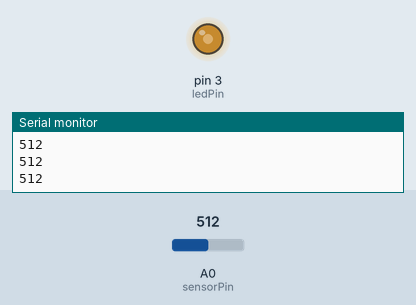
A sketch run on a simulated Arduino Uno, built with avr-gcc and run on an emulated ATmega328P. On the bench: output pins drawn as LEDs (lit = HIGH), the last lines printed to the serial monitor. Inputs (shaded band) come from the test bench; at power-on: A0 (sensorPin) = 512.

Above: at 1.2 s.
1.3 s: A0 (sensorPin) set to 306
At 2.1 s:
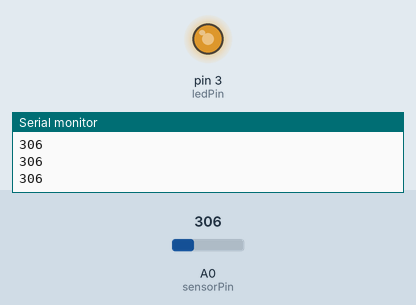
2.8 s: A0 (sensorPin) set to 122
At 3.4 s:
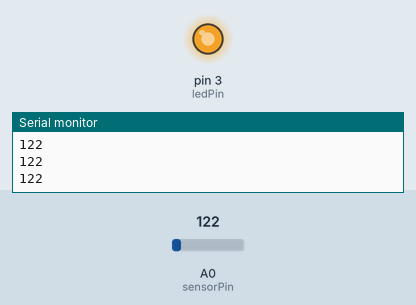
4.3 s: A0 (sensorPin) set to 900
At 5.5 s:
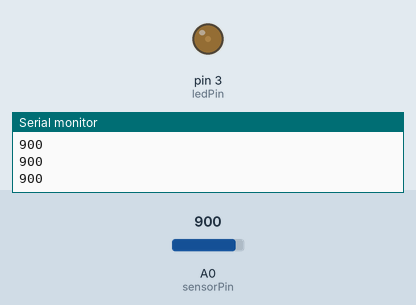
5.8 s: A0 (sensorPin) set to 1023
At 6.9 s:
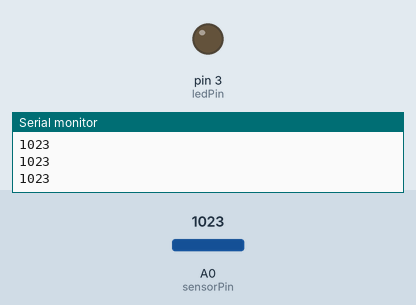
7.3 s: A0 (sensorPin) set to 511
At 7.9 s:
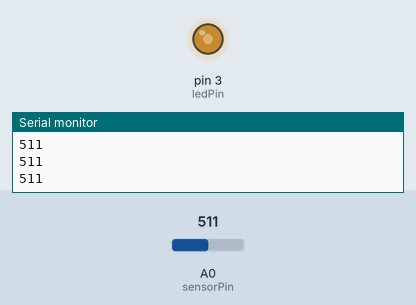
Timing chart, 0 to 9.8 s (numbered marks = the images above; inputs shaded):
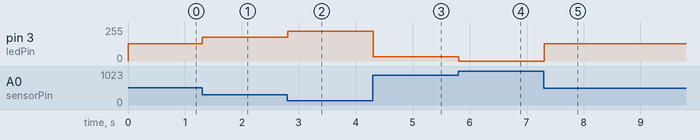

Measured:
- after the input at 1.3 s, pin 3 (ledPin): 128/255 → 179/255 at once
- after the input at 2.8 s, pin 3 (ledPin): 179/255 → 225/255 at once
- after the input at 4.3 s, pin 3 (ledPin): 225/255 → 31/255 at once
- after the input at 5.8 s, pin 3 (ledPin): 31/255 → 0/255 at once
- after the input at 7.3 s, pin 3 (ledPin): 0/255 → 128/255 at once

The sketch:

_03_AnalogRead.ino
```cpp
/*
  Analog In, LED and Serial Out

  Behavior:
  Reads an analog input on indicated pin, prints the result to the serial
  monitor.

  Circuit:
  * Pin 3: LED, anode to microcontroller, 330 Ohm resistor from
    cathode to ground
  * Pin A0: Attach one lead of a photocell to 5V and another to a 10k Ohm
    resistor that is connected to ground. Connect the Arduino sensor pin to
    the photocell lead that is also attached to the 10k Ohm resistor.

                     photocell
   _________     ____(/\/\/\)--|5V+
  |	    |    |
  | Arduino |    |
  |    	  A0|-----
  |  	    |    |   10k Ohm
  |  	    |    |---/\/\/\-----|l> GND
  |  	    |
  |    	    |    LED     330 Ohm
  |  	PIN3|----(>|)----/\/\/\----|l> GND
  |  	    |
  |_________|

 Based on Example Code included w/ Arduino 1.0.5.
 Adaoted by Carlyn Maw 2013

 */

//////////////////////////////////////////////////////////////////////
///////////// USER DEFINED CONSTANTS & STARTING VALUES ///////////////

//where the led is
int ledPin = 3;

//where the sensor is, and its typical range
int sensorPin = A0;
int sensorMax = 1023; //(controls resting brightness)
int sensorMin = 0;    //(controls active brightness)

//////////////////////////////////////////////////////////////////////

//variables, value determined by the code

int sensorValue = 0;      //officialy can range from 0 to 1023, but ours
                          //may be in a smaller range
int ledBrightness = 255;   //255 is fully on, 0 is fully off.


// the setup routine runs once when you press reset
void setup() {
  // initialize serial communication at 9600 bits per second:
  Serial.begin(9600);
}

// the loop() method runs over and over again,
// as long as the Arduino has power
void loop() {
  // read the analog input and store the value in sensorValue
  sensorValue = analogRead(sensorPin);
  //make sure sensorValue never goes out of bounds
  sensorValue = constrain(sensorValue,sensorMin, sensorMax);
  // print out the value you read
  Serial.println(sensorValue);

  //map the sensor value to LED brightness
  ledBrightness = map(sensorValue, sensorMin, sensorMax, 0, 255);

  //flip the relationship between the brightness being read and
  //the brightness of the LED (i.e., the less light being read
  //by the sensor, the brigher the LED)
  ledBrightness = 255 - ledBrightness;

  //turn on LED at correct brightness
  analogWrite(ledPin, ledBrightness);

}
```
